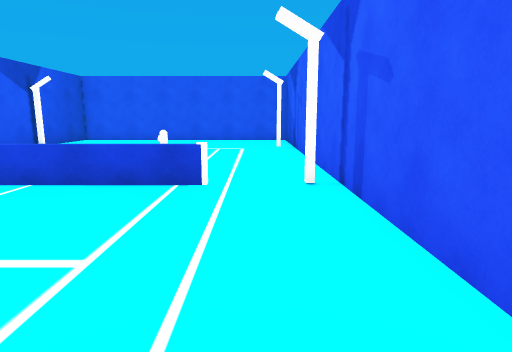
[1] (above)

12 first-person views from a walk through a Unity game level. The camera is 1.4 m above the floor, tilts 10° down and sees 75° across. The floor is counted in squares, 1 m on a side. Each view is taken from the middle of a square. On the plan, view 1 faces up. The plan holds only what a view shows up to about 15 squares ahead; the rest is blank. The player character is not drawn. Some surface patterns are stand-ins.

[2]
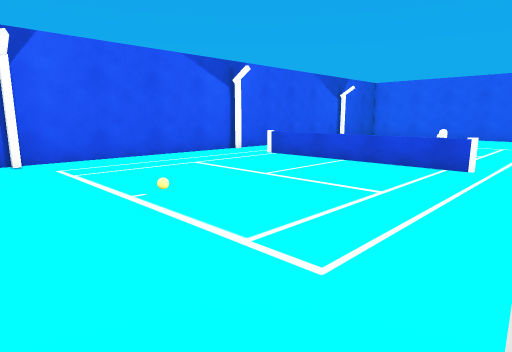

[3]
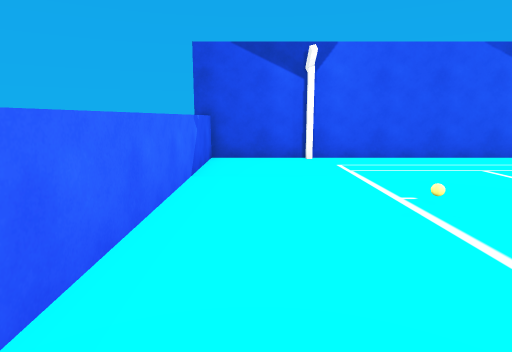

[4]
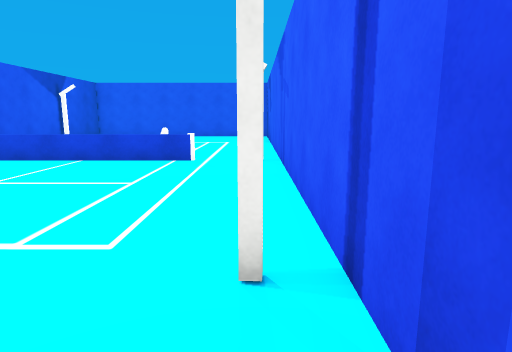

[5]
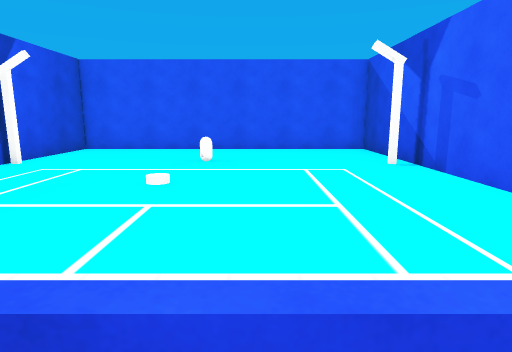

[6]
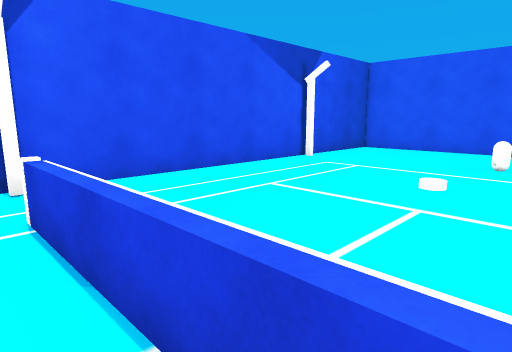

[7]
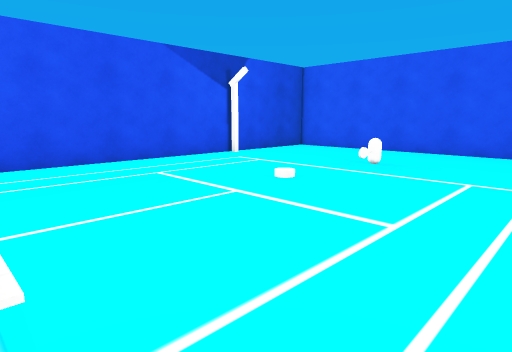

[8]
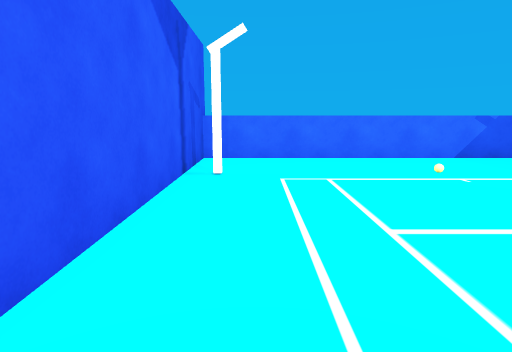

[9]
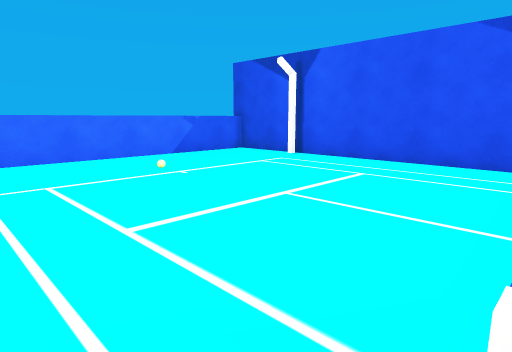

[10]
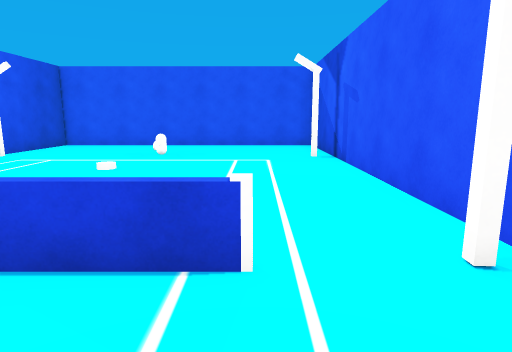

[11]
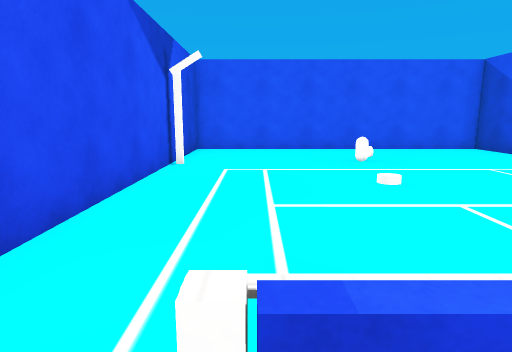

[12]
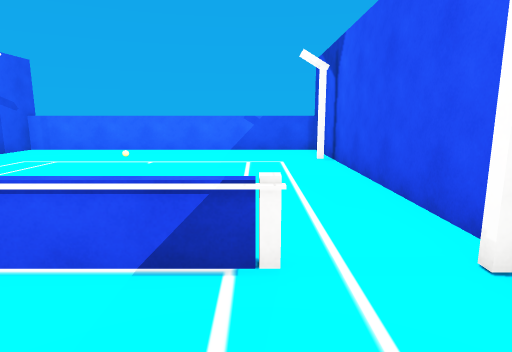

### Floor plan
Ten units are one square. View 1 is at (0, 0); x grows to the right and y downward. Boxes are objects, and circles mark ways between rooms. Rooms are numbered by the first view taken in them; rooms with no view inside come last. Other rooms are left out.
<svg viewBox="-111 -215 135 271">
<path fill="none" stroke="#000" d="M-106 46 19 46M-106 -66 -106 51M18 51 18 -66M-10 -69 -82 -69M18 -66 18 -210 -106 -210 -106 -66M-84 -71 -56 -71"/>
<rect x="-55" y="-175" width="10" height="10" fill="#bbb"><title>other object</title></rect>
<circle cx="-95" cy="-70" r="3" fill="#2a7"/>
<circle cx="5" cy="-70" r="3" fill="#2a7"/>
<text x="-50" y="-10">1</text>
<text x="-50" y="-140">2</text>
</svg>
Room 1 opens to room 2.

Where each view was taken, in squares from view 1:
view 1: 0 up, 0 right, facing up
view 2: 3 down, 1 right, facing up-left
view 3: 3 down, 1 right, facing left
view 4: 4 down, 1 right, facing up
view 5: 6 up, 3 left, facing up
view 6: 6 up, 3 left, facing up-left
view 7: 7 up, 0 right, facing up-left
view 8: 7 up, 0 right, facing down
view 9: 7 up, 0 right, facing down-left
view 10: 4 up, 1 left, facing up
view 11: 6 up, 8 left, facing up
view 12: 10 up, 8 left, facing down
